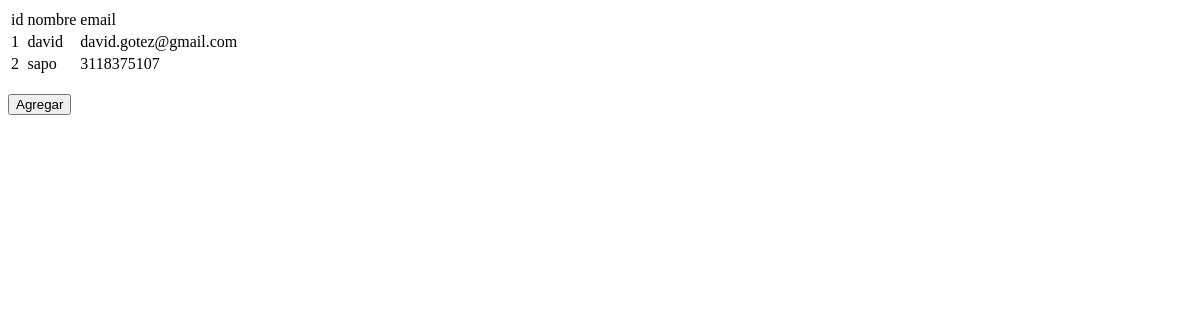
Before: / with the older database file.
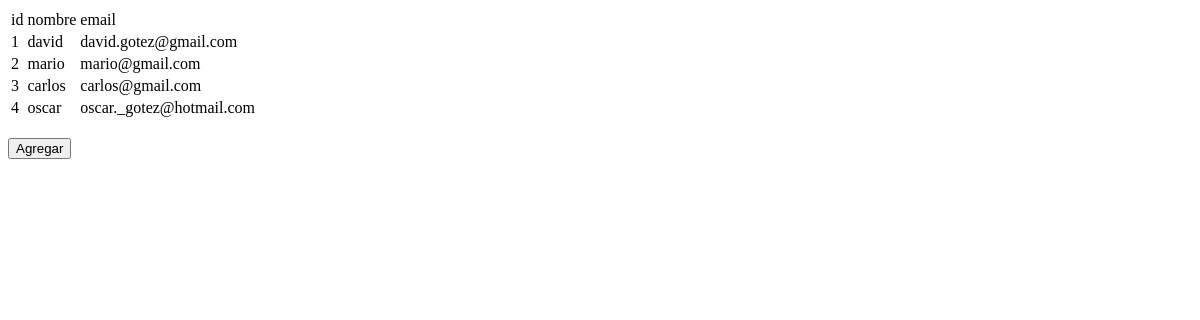
After: the same page with the newer database file.
### tables this page shows
CREATE TABLE IF NOT EXISTS `persona` (
  `id` int(11) NOT NULL AUTO_INCREMENT,
  `nombre` varchar(50) NOT NULL,
  `email` varchar(50) NOT NULL,
  PRIMARY KEY (`id`)
);

### index.php (the view, shortened to what this page needs)
<!DOCTYPE html>
<html lang="es">
<head>
</head>
<body>
    <form>
    <table >
        <tr>
            <td>id</td>
            <td>nombre</td>
            <td>email</td>
        </tr>
        <tr >
            <?php
            $host = "localhost";
            $user = "root";
            $password = "";
            $db = "personas";
            $con = new mysqli($host, $user, $password, $db);
            $query="select * from persona";
            $ingreso=$con->query($query);
            while($imp=mysqli_fetch_array($ingreso)){
            ?>
            <td><?php echo $imp['id']?></td>
            <td><?php echo $imp['nombre']?></td>
            <td><?php echo $imp['email']?></td>
        </tr>
            <?php
            }
            ?>
    </table>
    </form>
    <form action="crear.php">
    <div>
        <br>
        <button type="submit">Agregar</button>
    </div>
    </form>
</body>
</html>

Changed rows visible on the page:
changed persona id 2: nombre "sapo" → "mario"; email "3118375107" → "mario@gmail.com"
added persona: id "3", nombre "carlos", email "carlos@gmail.com"
added persona: id "4", nombre "oscar", email "oscar._gotez@hotmail.com"
